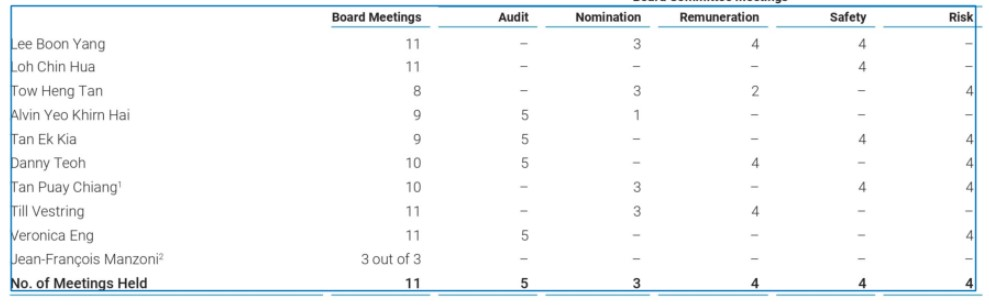
#> input picture assets/contour.jpg, 989 x 306 px, given in place of page69_img.jpg, which was not available
$ jupyter execute --allow-errors TableDetection.ipynb   (shell and % lines are left out)   (text cells are left out)
#> lines starting #> are read from the running program, lines starting #| are printed output that depends on the picture; after the words box and inside, x2 and y2 are one past the last pixel; in counts of white or black regions, pixels touching at a corner belong together; pictures that were not available may be replaced by others from this repository, and a replacement may not be noted
[cell 1]
import fitz

#> (the rest of this cell did not finish here and is left out)

[cell 2]
from pdf2image import convert_from_path

#> (the rest of this cell did not finish here and is left out)

[cell 3]
# Reads image
from PIL import Image

file_path = "assets/page69_img.jpg"
image = Image.open(file_path).convert("RGB")
#> image is the input picture: PIL image 989x306 RGB; mean R, G, B 246.4, 248.6, 249.5
width, height = image.size
#> width = 989; height = 306
image.resize((int(width*0.5), int(height*0.5)))
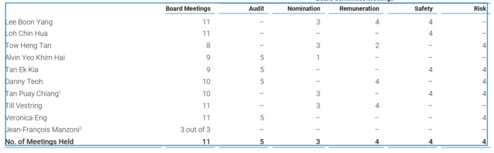
#> Out: PIL image 494x153 RGB; mean R, G, B 246.4, 248.5, 249.4

[cell 4]
# Feature extraction
from transformers import DetrFeatureExtractor

#> (the rest of this cell did not finish here and is left out)

#> (a cell that did not finish here is left out)

[cell 6]
# Download pre-trained model
from transformers import TableTransformerForObjectDetection

#> (the rest of this cell did not finish here and is left out)

[cell 7]
import torch

#> (the rest of this cell did not finish here and is left out)

[cell 8]
import matplotlib.pyplot as plt

# colors for visualization
COLORS = [[0.000, 0.447, 0.741], [0.850, 0.325, 0.098], [0.929, 0.694, 0.125],
          [0.494, 0.184, 0.556], [0.466, 0.674, 0.188], [0.301, 0.745, 0.933]]

def plot_results(pil_img, scores, labels, boxes):
    plt.figure(figsize=(24,16))
    plt.imshow(pil_img)
    ax = plt.gca()
    colors = COLORS * 100
    for score, label, (xmin, ymin, xmax, ymax),c  in zip(scores.tolist(), labels.tolist(), boxes.tolist(), colors):
        ax.add_patch(plt.Rectangle((xmin, ymin), xmax - xmin, ymax - ymin,
                                   fill=False, color=c, linewidth=1))
        text = f'{model.config.id2label[label]}: {score:0.2f}'
        ax.text(xmin, ymin, text, fontsize=8,
                bbox=dict(facecolor='yellow', alpha=0.5))
    plt.axis('off')
    plt.savefig('assets/bbox_table.jpg', pad_inches=0, bbox_inches="tight")
    plt.show()

[cell 9]
# rescale bounding boxes
width, height = image.size
#> (the rest of this cell did not finish here and is left out)

#> (a cell that did not finish here is left out)

[cell 11]
import cv2
import numpy as np

img = cv2.imread('assets/bbox_table.jpg', cv2.IMREAD_UNCHANGED)

#convert img to grey
img_grey = cv2.cvtColor(img,cv2.COLOR_BGR2GRAY)
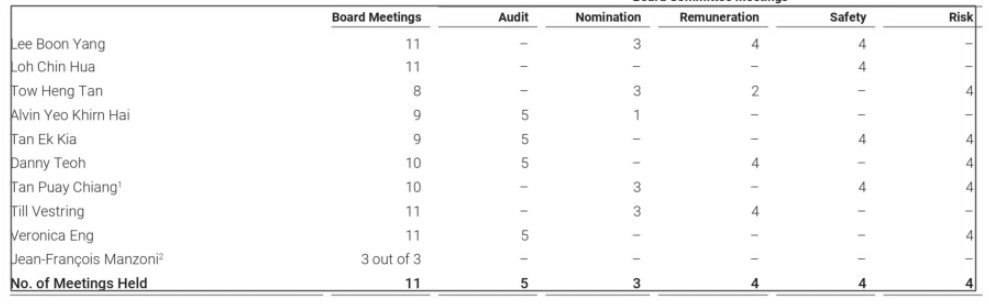
#> img_grey: shape (306, 989); min 28, max 255, mean 248
#set a thresh
thresh = 100
#get threshold image
ret,thresh_img = cv2.threshold(img_grey, thresh, 255, cv2.THRESH_BINARY)
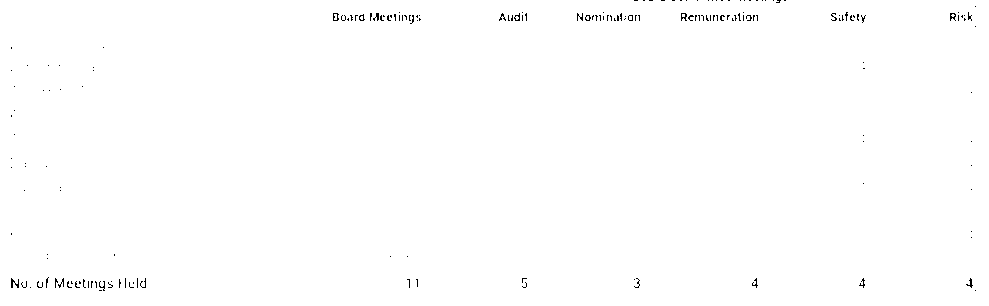
#> thresh_img: shape (306, 989); 99.6% white; black in thin lines or dots
#> ret = 100
#find contours
contours, hierarchy = cv2.findContours(thresh_img, cv2.RETR_TREE, cv2.CHAIN_APPROX_SIMPLE)
#> contours = 221 contours, 186 with area under 20; largest, box (x1, y1, x2, y2) and area: (0, 0, 989, 306) 301288, (332, 12, 340, 22) 55, (680, 12, 688, 22) 50, (949, 12, 957, 22) 47, (358, 13, 366, 22) 40

#create an empty image for contours
img_contours = np.zeros(img.shape)
# draw the contours on the empty image
cv2.drawContours(img_contours, contours, -1, (0,255,0), 3)
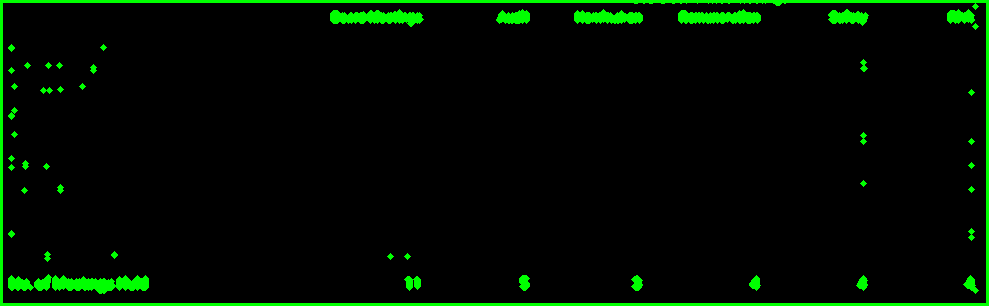
#> img_contours: shape (306, 989, 3) float64; mean of channels 0, 1, 2 0, 12.8, 0; drawn as B, G, R
#save image
cv2.imwrite('assets/bbox_table2.jpg',img_contours)
#> Out = True

[cell 12]
file_path = "assets/contour.jpg"
image = Image.open(file_path).convert("RGB")

[cell 13]
import matplotlib.pyplot as plt

# colors for visualization
COLORS = [[0.000, 0.447, 0.741], [0.850, 0.325, 0.098], [0.929, 0.694, 0.125],
          [0.494, 0.184, 0.556], [0.466, 0.674, 0.188], [0.301, 0.745, 0.933]]

def plot_results(pil_img, scores, labels, boxes):
    plt.figure(figsize=(24,16))
    plt.imshow(pil_img)
    ax = plt.gca()
    colors = COLORS * 100
    for score, label, (xmin, ymin, xmax, ymax),c  in zip(scores.tolist(), labels.tolist(), boxes.tolist(), colors):
        ax.add_patch(plt.Rectangle((xmin, ymin), xmax - xmin, ymax - ymin,
                                   fill=False, color=c, linewidth=2))
        text = f'{model.config.id2label[label]}: {score:0.2f}'
        # ax.text(xmin, ymin, text, fontsize=0,
        #         bbox=dict(facecolor='yellow', alpha=0.5))
    plt.axis('off')
    plt.savefig('assets/output.jpg', pad_inches=0, bbox_inches="tight")
    plt.show()

#> (a cell that did not finish here is left out)

[cell 15]
from transformers import TableTransformerForObjectDetection

#> (the rest of this cell did not finish here and is left out)

#> (a cell that did not finish here is left out)

[cell 17]
target_sizes = [image.size[::-1]]
#> target_sizes = [(306, 989)]
#> (the rest of this cell did not finish here and is left out)
